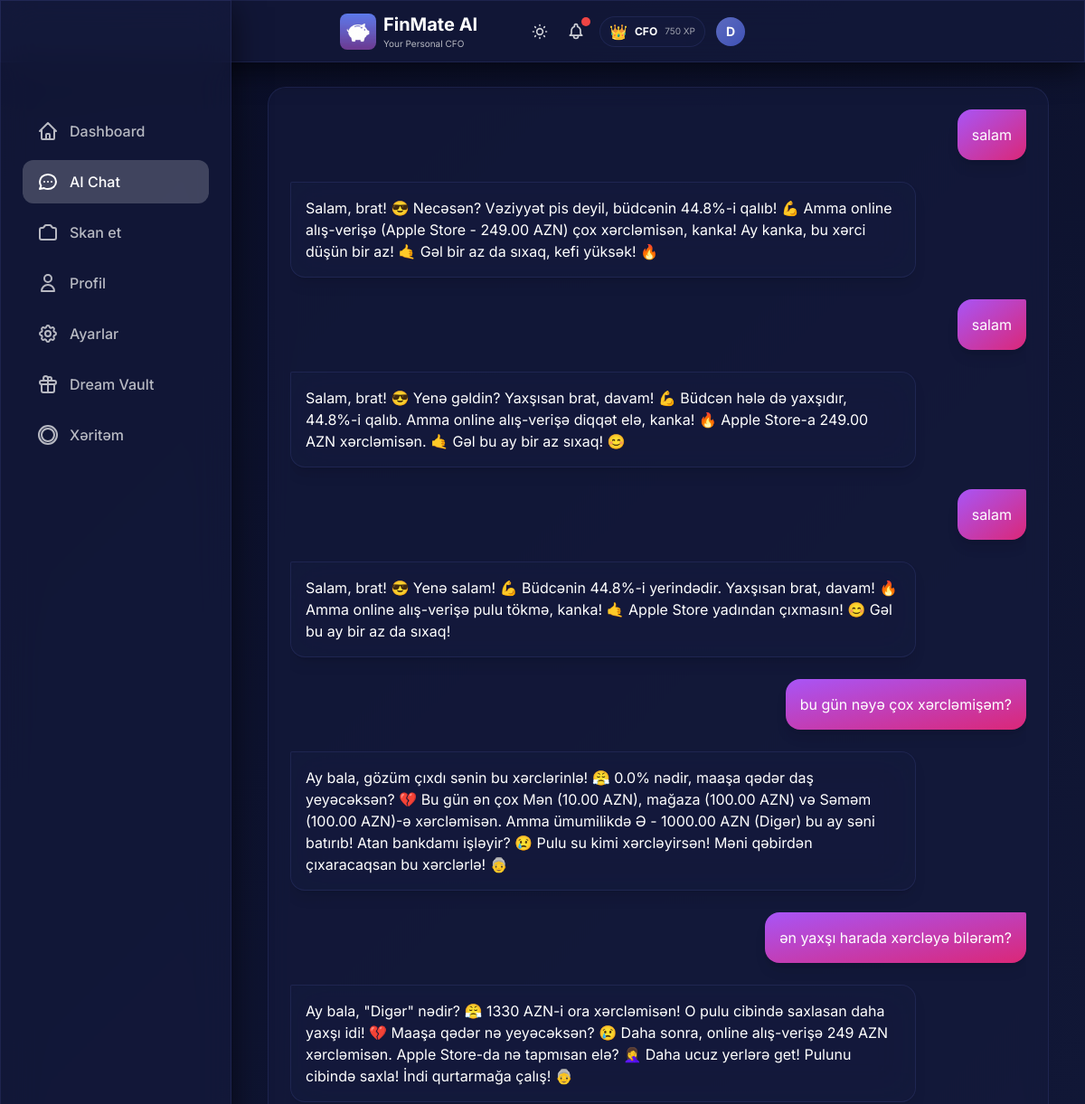
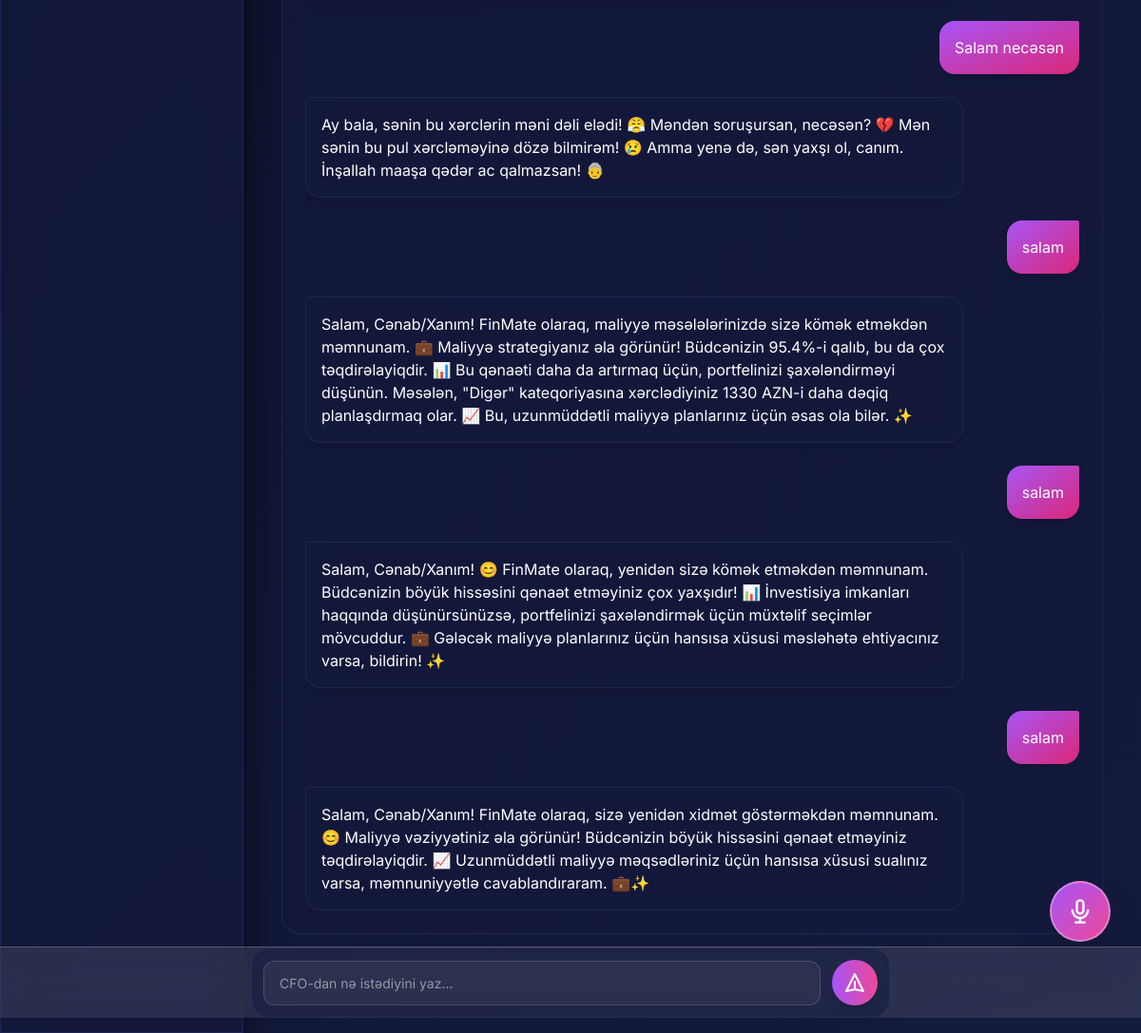
Page /chat on the committed database (2 pictures, top to bottom).
### models.py (models this page shows, shortened)
class User(Base):
    __tablename__ = "users"
    id = Column(Integer, primary_key=True, index=True)
    username = Column(String, unique=True, index=True, nullable=False)
    monthly_budget = Column(Float, default=1000.0)
    xp_points = Column(Integer, default=0)
    level_title = Column(String, default="Rookie")
    preferred_language = Column(String, default="az")  # az, en, ru
    voice_enabled = Column(Boolean, default=True)
    daily_budget_limit = Column(Float, nullable=True)
    currency = Column(String, default="AZN")  # Display/Base currency
    personality_mode = Column(String, default="normal")  # normal, mom, strict
    is_premium = Column(Boolean, default=False)  # Premium subscription status
    readability_mode = Column(Boolean, default=False)  # Accessibility mode for vision-impaired users
    ai_name = Column(String, default="FinMate")  # Customizable AI name
    ai_attitude = Column(String, default="Professional")  # Strict, Funny, Sarcastic, Supportive
    ai_style = Column(String, default="Formal")  # Slang, Shakespearean, Dialect, Short
    ai_persona_mode = Column(String, default="Auto")  # Auto (behavioral profiling) or Manual
    login_streak = Column(Integer, default=0)
    last_login_date = Column(Date, nullable=True)
    created_at = Column(DateTime, default=datetime.utcnow)
    expenses = relationship("Expense", back_populates="user", cascade="all, delete-orphan")
    chat_messages = relationship("ChatMessage", back_populates="user", cascade="all, delete-orphan")
    xp_logs = relationship("XPLog", back_populates="user", cascade="all, delete-orphan")
    dreams = relationship("Dream", back_populates="user", cascade="all, delete-orphan")

class ChatMessage(Base):
    __tablename__ = "chat_messages"
    id = Column(Integer, primary_key=True, index=True)
    user_id = Column(Integer, ForeignKey("users.id"), nullable=False)
    role = Column(String, nullable=False)  # 'user' or 'ai'
    content = Column(Text, nullable=False)
    timestamp = Column(DateTime, default=datetime.utcnow, nullable=False)
    user = relationship("User", back_populates="chat_messages")

### main.py (the view)
@app.get("/chat", response_class=HTMLResponse)
async def chat_page(request: Request, db: Session = Depends(get_db)):
    user = get_current_user(db)
    messages = db.query(ChatMessage).filter(
        ChatMessage.user_id == user.id
    ).order_by(ChatMessage.timestamp.asc()).all()
    return templates.TemplateResponse("chat.html", {
        "request": request,
        "user": user,
        "messages": messages
    })

### templates/chat.html (shortened to what this page needs)
{% extends "base.html" %}
{% block content %}
<div class="max-w-4xl mx-auto px-2 sm:px-4">
    <div class="glass-card p-4 sm:p-6 mb-20 lg:mb-10">
        <div class="chat-container" id="chatContainer">
            <div id="messages" class="space-y-4 sm:space-y-6">
                {% for message in messages %}
                {% if message.role == 'user' %}
                <div class="flex justify-end">
                    <div
                        class="message-bubble bg-gradient-to-br from-purple-500 to-pink-600 text-white p-4 rounded-2xl rounded-tr-sm shadow-lg">
                        {{ message.content }}
                    </div>
                </div>
                {% else %}
                <div class="flex justify-start">
                    <div class="message-bubble glass p-4 rounded-2xl rounded-tl-sm text-white shadow-lg">
                        {{ message.content }}
                    </div>
                </div>
                {% endif %}
                {% endfor %}
            </div>
        </div>
    </div>
</div>
<div class="chat-input-container fixed bottom-20 sm:bottom-24 left-0 right-0 px-2 sm:px-4 md:bottom-4 transition-all duration-300 z-50">
    <div class="max-w-2xl mx-auto">
        <form hx-post="/api/chat" hx-target="#messages" hx-swap="beforeend" hx-headers='{"X-Client-Appended":"true"}'
            hx-on::after-request="this.reset(); scrollToBottom();" class="glass-card p-2 sm:p-3 flex items-center gap-2 sm:gap-3"
            id="chat-form">
            <input type="text" name="message" placeholder="CFO-dan nə istədiyini yaz..." required
                class="chat-input-field flex-1"
                autocomplete="off" id="chat-input" />
            <button type="submit"
                class="w-10 h-10 sm:w-12 sm:h-12 flex-shrink-0 rounded-full bg-gradient-to-r from-purple-500 to-pink-500 flex items-center justify-center hover:scale-110 transition shadow-lg group">
                <svg class="w-5 h-5 sm:w-6 sm:h-6 text-white group-hover:scale-110 transition" fill="none"
                    stroke="currentColor" viewBox="0 0 24 24">
                    <path stroke-linecap="round" stroke-linejoin="round" stroke-width="2"
                        d="M12 19l9 2-9-18-9 18 9-2zm0 0v-8"></path>
                </svg>
            </button>
        </form>
    </div>
</div>
{% endblock %}

### templates/base.html (shortened to what this page needs)
<!DOCTYPE html>
<html lang="en" data-theme="dark">
<head>
    <link href="https://cdn.jsdelivr.net/npm/daisyui@4.4.19/dist/full.min.css" rel="stylesheet" type="text/css" />
    <script src="https://cdn.tailwindcss.com"></script>
</head>
<body>
    <div class="glass fixed top-0 left-0 right-0 z-40 px-2 sm:px-4 py-2 sm:py-3">
        <div class="flex items-center justify-between max-w-md mx-auto">
            <div class="min-w-0 flex-1 flex items-center gap-2">
                <img src="/static/icons/icon-192.png" alt="FinMate AI" class="w-8 h-8 sm:w-10 sm:h-10 rounded-lg flex-shrink-0" onerror="this.style.display='none'">
                <div class="min-w-0">
                    <h1 class="text-lg sm:text-xl font-bold text-white truncate">FinMate AI</h1>
                    <p class="text-[9px] sm:text-[10px] text-white/70">Your Personal CFO</p>
                </div>
            </div>
            <div class="flex items-center gap-2 sm:gap-3 relative flex-shrink-0">
                <button id="theme-toggle" class="relative text-white/80 hover:text-white transition p-1"
                    title="Tema dəyişdir">
                </button>
                <button id="alert-bell" class="relative text-white/80 hover:text-white transition p-1">
                    <span id="alert-counter" class="absolute -top-0.5 -right-0.5 w-2.5 h-2.5 bg-red-500 rounded-full shadow-lg"></span>
                </button>
                {% if user and user.xp_points is defined %}
                <div
                    class="hidden sm:flex items-center gap-1.5 sm:gap-2 glass-card px-2 sm:px-2.5 py-0.5 sm:py-1 rounded-full">
                    <span class="text-sm sm:text-base">{% if user.level_title == 'Rookie' %}🌱{% elif user.level_title
                        == 'Saver'
                        %}💰{% elif user.level_title == 'Analyst' %}📊{% elif user.level_title == 'Manager' %}🎯{%
                        elif
                        user.level_title == 'CFO' %}👑{% else %}⭐{% endif %}</span>
                    <span class="text-[10px] sm:text-xs font-bold text-white hidden md:inline">{{ user.level_title
                        }}</span>
                    <span class="text-[9px] sm:text-[10px] text-white/60">{{ user.xp_points }} XP</span>
                </div>
                {% endif %}
                <a href="/profile" class="relative flex-shrink-0 group">
                    <div id="user-avatar"
                        class="w-7 h-7 sm:w-8 sm:h-8 rounded-full flex items-center justify-center text-white font-bold text-xs sm:text-sm transition-all duration-400 group-hover:scale-110"
                        style="background: linear-gradient(135deg, var(--accent-primary), var(--accent-secondary));">
                        {{ user.username[0].upper() if user else 'D' }}
                    </div>
                </a>
            </div>
        </div>
    </div>
    <div class="pt-24 pb-8 px-4">
        <div class="w-full lg:max-w-7xl mx-auto">
            {% block content %}{% endblock %}
        </div>
    </div>
    <div class="hidden lg:block fixed left-0 top-0 bottom-0 w-64 glass z-40 pt-24">
        <nav class="p-6 space-y-2">
            <a href="/"
                class="flex items-center gap-3 px-4 py-3 rounded-xl text-white/70 hover:text-white hover:bg-white/10 transition {% if request.url.path == '/' %}bg-white/20 !text-white{% endif %}">
                <svg class="w-6 h-6" fill="none" stroke="currentColor" viewBox="0 0 24 24">
                    <path stroke-linecap="round" stroke-linejoin="round" stroke-width="2"
                        d="M3 12l2-2m0 0l7-7 7 7M5 10v10a1 1 0 001 1h3m10-11l2 2m-2-2v10a1 1 0 01-1 1h-3m-6 0a1 1 0 001-1v-4a1 1 0 011-1h2a1 1 0 011 1v4a1 1 0 001 1m-6 0h6">
                    </path>
                </svg>
                <span class="font-medium">Dashboard</span>
            </a>
            <a href="/chat"
                class="flex items-center gap-3 px-4 py-3 rounded-xl text-white/70 hover:text-white hover:bg-white/10 transition {% if request.url.path == '/chat' %}bg-white/20 !text-white{% endif %}">
                <svg class="w-6 h-6" fill="none" stroke="currentColor" viewBox="0 0 24 24">
                    <path stroke-linecap="round" stroke-linejoin="round" stroke-width="2"
                        d="M8 12h.01M12 12h.01M16 12h.01M21 12c0 4.418-4.03 8-9 8a9.863 9.863 0 01-4.255-.949L3 20l1.395-3.72C3.512 15.042 3 13.574 3 12c0-4.418 4.03-8 9-8s9 3.582 9 8z">
                    </path>
                </svg>
                <span class="font-medium">AI Chat</span>
            </a>
            <a href="/scan"
                class="flex items-center gap-3 px-4 py-3 rounded-xl text-white/70 hover:text-white hover:bg-white/10 transition {% if request.url.path == '/scan' %}bg-white/20 !text-white{% endif %}">
                <span class="font-medium">Skan et</span>
            </a>
            <a href="/profile"
                class="flex items-center gap-3 px-4 py-3 rounded-xl text-white/70 hover:text-white hover:bg-white/10 transition {% if request.url.path == '/profile' %}bg-white/20 !text-white{% endif %}">
                <svg class="w-6 h-6" fill="none" stroke="currentColor" viewBox="0 0 24 24">
                    <path stroke-linecap="round" stroke-linejoin="round" stroke-width="2"
                        d="M16 7a4 4 0 11-8 0 4 4 0 018 0zM12 14a7 7 0 00-7 7h14a7 7 0 00-7-7z"></path>
                </svg>
                <span class="font-medium">Profil</span>
            </a>
            <a href="/settings"
                class="flex items-center gap-3 px-4 py-3 rounded-xl text-white/70 hover:text-white hover:bg-white/10 transition {% if request.url.path == '/settings' %}bg-white/20 !text-white{% endif %}">
                <span class="font-medium">Ayarlar</span>
            </a>
            <a href="/dream-vault"
                class="flex items-center gap-3 px-4 py-3 rounded-xl text-white/70 hover:text-white hover:bg-white/10 transition {% if request.url.path == '/dream-vault' %}bg-white/20 !text-white{% endif %}">
                <svg class="w-6 h-6" fill="none" stroke="currentColor" viewBox="0 0 24 24">
                    <path stroke-linecap="round" stroke-linejoin="round" stroke-width="2"
                        d="M12 8v13m0-13V6a2 2 0 112 2h-2zm0 0V5.5A2.5 2.5 0 109.5 8H12zm-7 4h14M5 12a2 2 0 110-4h14a2 2 0 110 4M5 12v7a2 2 0 002 2h10a2 2 0 002-2v-7">
                    </path>
                </svg>
                <span class="font-medium">Dream Vault</span>
            </a>
            <a href="/heatmap"
                class="flex items-center gap-3 px-4 py-3 rounded-xl text-white/70 hover:text-white hover:bg-white/10 transition {% if request.url.path == '/heatmap' %}bg-white/20 !text-white{% endif %}">
                <svg class="w-6 h-6" fill="none" stroke="currentColor" viewBox="0 0 24 24">
                    <path stroke-linecap="round" stroke-linejoin="round" stroke-width="2"
                        d="M2 12a10 10 0 1020 0 10 10 0 00-20 0zm10-7a7 7 0 00-7 7c0 3.866 3.134 7 7 7a7 7 0 007-7c0-3.866-3.134-7-7-7z">
                    </path>
                </svg>
                <span class="font-medium">Xəritəm</span>
            </a>
        </nav>
    </div>
    {% if user and user.voice_enabled %}
    {% if request.url.path == '/scan' or request.url.path == '/chat' %}
    <button onclick="openVoiceModal()"
        class="fixed {% if request.url.path == '/scan' %}bottom-24{% else %}bottom-32{% endif %} right-4 sm:right-6 w-14 h-14 sm:w-16 sm:h-16 glass bg-gradient-to-br from-purple-500 to-pink-500 backdrop-blur-xl border-2 border-white/30 rounded-full shadow-2xl flex items-center justify-center text-white hover:scale-110 active:scale-95 transition-all z-40 md:{% if request.url.path == '/scan' %}bottom-20{% else %}bottom-24{% endif %} md:right-8 mb-16 md:mb-0 group">
    </button>
    {% endif %}
    {% endif %}
</body>
</html>
</html>

### templates/base.html (style rules this page uses)
:root { --bg-primary: #0a0e27; --bg-secondary: #141b3d; --glass-bg: rgba(20, 27, 61, 0.7); --glass-border: rgba(100, 116, 207, 0.15); --glass-shadow: rgba(0, 0, 0, 0.6); --text-primary: #e8eaf6; --text-secondary: rgba(232, 234, 246, 0.75); --nav-border: rgba(100, 116, 207, 0.2); --skeleton-bg: rgba(100, 116, 207, 0.08); --accent-primary: #5c6bc0; --accent-secondary: #3f51b5; }
* { font-family: 'Inter', sans-serif; }
body:not(.no-transition), body:not(.no-transition) .glass, body:not(.no-transition) .glass-card, body:not(.no-transition) .bottom-nav { transition: background 0.6s cubic-bezier(0.4, 0, 0.2, 1), color 0.6s cubic-bezier(0.4, 0, 0.2, 1), border-color 0.6s cubic-bezier(0.4, 0, 0.2, 1), box-shadow 0.6s cubic-bezier(0.4, 0, 0.2, 1); }
body { transition: background 0.8s ease-in-out; }
body { background: linear-gradient(135deg, var(--bg-primary) 0%, var(--bg-secondary) 100%); min-height: 100vh; padding-bottom: 80px; color: var(--text-primary); }
@media (min-width: 1024px) { body { padding-left: 256px; padding-bottom: 0; } }
.glass { background: var(--glass-bg); backdrop-filter: blur(20px); -webkit-backdrop-filter: blur(20px); border: 1px solid var(--glass-border); box-shadow: 0 8px 32px 0 var(--glass-shadow); }
.glass-card { background: var(--glass-bg); backdrop-filter: blur(12px); -webkit-backdrop-filter: blur(12px); border-radius: 20px; border: 1px solid var(--glass-border); }

### templates/chat.html (style rules this page uses)
.chat-container { height: calc(100vh - 250px); overflow-y: auto; overflow-x: hidden; scroll-behavior: smooth; }
.message-bubble { max-width: 85%; word-wrap: break-word; word-break: break-word; animation: slideIn 0.3s ease-out; line-height: 1.5; }
.chat-input-container { background: rgba(255, 255, 255, 0.1); backdrop-filter: blur(20px); -webkit-backdrop-filter: blur(20px); border-top: 1px solid rgba(255, 255, 255, 0.2); }
.chat-input-field { background: rgba(255, 255, 255, 0.05); border: 1px solid rgba(255, 255, 255, 0.15); border-radius: 12px; padding: 0.75rem 1rem; color: #ffffff; font-size: 0.875rem; transition: all 0.3s ease; min-height: 44px; }
.chat-input-field::placeholder { color: rgba(255, 255, 255, 0.5); }

### rows in the picture
User: level_title "CFO", xp_points "750", username "D"
ChatMessage: content "salam"
ChatMessage: content "Salam, brat! 😎 Necəsən? Vəziyyət pis deyil, büdcənin 44.8%-i qalıb! 💪 Amma online alış-verişə (Apple Store - 249.00 AZN) çox xərcləmisən, kanka! Ay kanka, bu xərci düşün bir az! 🤙 Gəl bir az da sıxaq, kefi yüksək! 🔥"
ChatMessage: content "salam"
ChatMessage: content "Salam, brat! 😎 Yenə gəldin? Yaxşısan brat, davam! 💪 Büdcən hələ də yaxşıdır, 44.8%-i qalıb. Amma online alış-verişə diqqət elə, kanka! 🔥 Apple Store-a 249.00 AZN xərcləmisən. 🤙 Gəl bu ay bir az sıxaq! 😊"
ChatMessage: content "salam"
ChatMessage: content "Salam, brat! 😎 Yenə salam! 💪 Büdcənin 44.8%-i yerindədir. Yaxşısan brat, davam! 🔥 Amma online alış-verişə pulu tökmə, kanka! 🤙 Apple Store yadından çıxmasın! 😊 Gəl bu ay bir az da sıxaq!"
ChatMessage: content "bu gün nəyə çox xərcləmişəm?"
ChatMessage: content "Ay bala, gözüm çıxdı sənin bu xərclərinlə! 😤 0.0% nədir, maaşa qədər daş yeyəcəksən? 💔 Bu gün ən çox Mən (10.00 AZN), mağaza (100.00 AZN) və Səməm (100.00 AZN)-ə xərcləmisən. Amma ümumilikdə Ə - 1000.00 AZN (Digər) bu ay səni batırıb! Atan bankdamı işləyir? 😢 Pulu su kimi xərcləyirsən! Məni qəbirdən çıxaracaqsan bu xərclərlə! 👵"
ChatMessage: content "ən yaxşı harada xərcləyə bilərəm?"
ChatMessage: content "Ay bala, \"Digər\" nədir? 😤 1330 AZN-i ora xərcləmisən! O pulu cibində saxlasan daha yaxşı idi! 💔 Maaşa qədər nə yeyəcəksən? 😢 Daha sonra, online alış-verişə 249 AZN xərcləmisən. Apple Store-da nə tapmısan elə? 🤦‍♀️ Daha ucuz yerlərə get! Pulunu cibində saxla! İndi qurtarmağa çalış! 👵"
ChatMessage: content "Salam necəsən"
ChatMessage: content "Ay bala, sənin bu xərclərin məni dəli elədi! 😤 Məndən soruşursan, necəsən? 💔 Mən sənin bu pul xərcləməyinə dözə bilmirəm! 😢 Amma yenə də, sən yaxşı ol, canım. İnşallah maaşa qədər ac qalmazsan! 👵"
ChatMessage: content "salam"
ChatMessage: content "Salam, Cənab/Xanım! FinMate olaraq, maliyyə məsələlərinizdə sizə kömək etməkdən məmnunam. 💼 Maliyyə strategiyanız əla görünür! Büdcənizin 95.4%-i qalıb, bu da çox təqdirəlayiqdir. 📊 Bu qənaəti daha da artırmaq üçün, portfelinizi şaxələndirməyi düşünün. Məsələn, \"Digər\" kateqoriyasına xərclədiyiniz 1330 AZN-i daha dəqiq planlaşdırmaq olar. 📈 Bu, uzunmüddətli maliyyə planlarınız üçün əsas ola bilər. ✨"
ChatMessage: content "salam"
ChatMessage: content "Salam, Cənab/Xanım! 😊 FinMate olaraq, yenidən sizə kömək etməkdən məmnunam. Büdcənizin böyük hissəsini qənaət etməyiniz çox yaxşıdır! 📊 İnvestisiya imkanları haqqında düşünürsünüzsə, portfelinizi şaxələndirmək üçün müxtəlif seçimlər mövcuddur. 💼 Gələcək maliyyə planlarınız üçün hansısa xüsusi məsləhətə ehtiyacınız varsa, bildirin! ✨"
ChatMessage: content "salam"
ChatMessage: content "Salam, Cənab/Xanım! FinMate olaraq, sizə yenidən xidmət göstərməkdən məmnunam. 😊 Maliyyə vəziyyətiniz əla görünür! Büdcənizin böyük hissəsini qənaət etməyiniz təqdirəlayiqdir. 📈 Uzunmüddətli maliyyə məqsədləriniz üçün hansısa xüsusi sualınız varsa, məmnuniyyətlə cavablandıraram. 💼✨"
